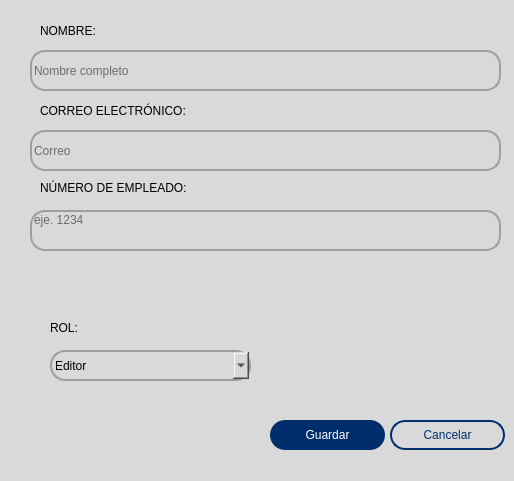
<?xml version="1.0" encoding="UTF-8"?>
<ui version="4.0">
 <class>WindowAgregarEditor</class>
 <widget class="QDialog" name="WindowAgregarEditor">
  <property name="geometry">
   <rect>
    <x>0</x>
    <y>0</y>
    <width>514</width>
    <height>481</height>
   </rect>
  </property>
  <property name="minimumSize">
   <size>
    <width>514</width>
    <height>481</height>
   </size>
  </property>
  <property name="maximumSize">
   <size>
    <width>514</width>
    <height>481</height>
   </size>
  </property>
  <property name="windowTitle">
   <string>Agregar Editor</string>
  </property>
  <property name="windowIcon">
   <iconset>
    <normaloff>../img/298809902_539628011298194_5839572564237821349_n.png</normaloff>../img/298809902_539628011298194_5839572564237821349_n.png</iconset>
  </property>
  <property name="styleSheet">
   <string notr="true">background-color: rgb(217, 217, 217);</string>
  </property>
  <widget class="QLabel" name="label">
   <property name="geometry">
    <rect>
     <x>40</x>
     <y>20</y>
     <width>201</width>
     <height>21</height>
    </rect>
   </property>
   <property name="styleSheet">
    <string notr="true">font: 75 11.5pt &quot;SansSerif&quot;;</string>
   </property>
   <property name="text">
    <string>NOMBRE:</string>
   </property>
  </widget>
  <widget class="QLineEdit" name="lineEdit">
   <property name="enabled">
    <bool>true</bool>
   </property>
   <property name="geometry">
    <rect>
     <x>30</x>
     <y>50</y>
     <width>471</width>
     <height>41</height>
    </rect>
   </property>
   <property name="styleSheet">
    <string notr="true">QLineEdit{
	background-color: rgb(217, 217, 217);
	font: 9pt &quot;MS Sans Serif&quot;;
	border: 2px solid rgb(158, 158, 158);
	border-radius: 15px;
	
}</string>
   </property>
   <property name="placeholderText">
    <string>Nombre completo</string>
   </property>
  </widget>
  <widget class="QLineEdit" name="lineEdit_2">
   <property name="enabled">
    <bool>true</bool>
   </property>
   <property name="geometry">
    <rect>
     <x>30</x>
     <y>130</y>
     <width>471</width>
     <height>41</height>
    </rect>
   </property>
   <property name="styleSheet">
    <string notr="true">QLineEdit{
	background-color: rgb(217, 217, 217);
	font: 9pt &quot;MS Sans Serif&quot;;
	border: 2px solid rgb(158, 158, 158);
	border-radius: 15px;
	
}</string>
   </property>
   <property name="text">
    <string/>
   </property>
   <property name="placeholderText">
    <string>Correo</string>
   </property>
  </widget>
  <widget class="QLineEdit" name="lineEdit_3">
   <property name="enabled">
    <bool>true</bool>
   </property>
   <property name="geometry">
    <rect>
     <x>30</x>
     <y>210</y>
     <width>471</width>
     <height>41</height>
    </rect>
   </property>
   <property name="styleSheet">
    <string notr="true">QLineEdit{
	background-color: rgb(217, 217, 217);
	font: 9pt &quot;MS Sans Serif&quot;;
	border: 2px solid rgb(158, 158, 158);
	border-radius: 15px;
	
}</string>
   </property>
   <property name="text">
    <string/>
   </property>
   <property name="alignment">
    <set>Qt::AlignLeading|Qt::AlignLeft|Qt::AlignTop</set>
   </property>
   <property name="placeholderText">
    <string>eje. 1234</string>
   </property>
  </widget>
  <widget class="QLabel" name="label_2">
   <property name="geometry">
    <rect>
     <x>40</x>
     <y>100</y>
     <width>211</width>
     <height>21</height>
    </rect>
   </property>
   <property name="styleSheet">
    <string notr="true">font: 75 11.5pt &quot;SansSerif&quot;;</string>
   </property>
   <property name="text">
    <string>CORREO ELECTRÓNICO:</string>
   </property>
  </widget>
  <widget class="QLabel" name="label_3">
   <property name="geometry">
    <rect>
     <x>40</x>
     <y>180</y>
     <width>201</width>
     <height>16</height>
    </rect>
   </property>
   <property name="styleSheet">
    <string notr="true">font: 75 11.5pt &quot;SansSerif&quot;;</string>
   </property>
   <property name="text">
    <string>NÚMERO DE EMPLEADO:</string>
   </property>
  </widget>
  <widget class="QLabel" name="label_4">
   <property name="geometry">
    <rect>
     <x>50</x>
     <y>320</y>
     <width>191</width>
     <height>16</height>
    </rect>
   </property>
   <property name="styleSheet">
    <string notr="true">font: 75 11.5pt &quot;SansSerif&quot;;</string>
   </property>
   <property name="text">
    <string>ROL:</string>
   </property>
  </widget>
  <widget class="QPushButton" name="btn_Nuevo">
   <property name="geometry">
    <rect>
     <x>270</x>
     <y>420</y>
     <width>115</width>
     <height>30</height>
    </rect>
   </property>
   <property name="minimumSize">
    <size>
     <width>0</width>
     <height>30</height>
    </size>
   </property>
   <property name="cursor">
    <cursorShape>PointingHandCursor</cursorShape>
   </property>
   <property name="styleSheet">
    <string notr="true">QPushButton {
	
	font: 14pt &quot;Calibri&quot;;
	color: rgb(255, 255, 255);
	background-color: rgb(0, 46, 109);
	border: 0px solid;
	border-radius:15px;
}
QPushButton:hover {
	background-color: rgb(93, 129, 163);
}


	
	
	
	
</string>
   </property>
   <property name="text">
    <string>Guardar</string>
   </property>
   <property name="flat">
    <bool>false</bool>
   </property>
  </widget>
  <widget class="QPushButton" name="btn_Eliminar">
   <property name="geometry">
    <rect>
     <x>390</x>
     <y>420</y>
     <width>115</width>
     <height>30</height>
    </rect>
   </property>
   <property name="minimumSize">
    <size>
     <width>0</width>
     <height>30</height>
    </size>
   </property>
   <property name="cursor">
    <cursorShape>PointingHandCursor</cursorShape>
   </property>
   <property name="styleSheet">
    <string notr="true">QPushButton {
	
	font: 14pt &quot;Calibri&quot;;
	
	color: rgb(0, 46, 109);
	
	background-color:transparent;
	border: 2px solid;
	border-color: rgb(0, 46, 109);
	border-radius:15px;
}
QPushButton:hover {
	
	background-color:rgb(0, 47, 110);
}


	
	
	
	
</string>
   </property>
   <property name="text">
    <string>Cancelar</string>
   </property>
   <property name="flat">
    <bool>false</bool>
   </property>
  </widget>
  <widget class="QComboBox" name="comboBox">
   <property name="geometry">
    <rect>
     <x>50</x>
     <y>350</y>
     <width>201</width>
     <height>31</height>
    </rect>
   </property>
   <property name="cursor">
    <cursorShape>PointingHandCursor</cursorShape>
   </property>
   <property name="styleSheet">
    <string notr="true">border: 2px solid rgb(158, 158, 158);
	border-radius: 15px;</string>
   </property>
   <item>
    <property name="text">
     <string>Editor</string>
    </property>
   </item>
  </widget>
 </widget>
 <resources/>
 <connections>
  <connection>
   <sender>btn_Eliminar</sender>
   <signal>clicked()</signal>
   <receiver>WindowAgregarEditor</receiver>
   <slot>close()</slot>
   <hints>
    <hint type="sourcelabel">
     <x>456</x>
     <y>441</y>
    </hint>
    <hint type="destinationlabel">
     <x>502</x>
     <y>480</y>
    </hint>
   </hints>
  </connection>
 </connections>
</ui>
